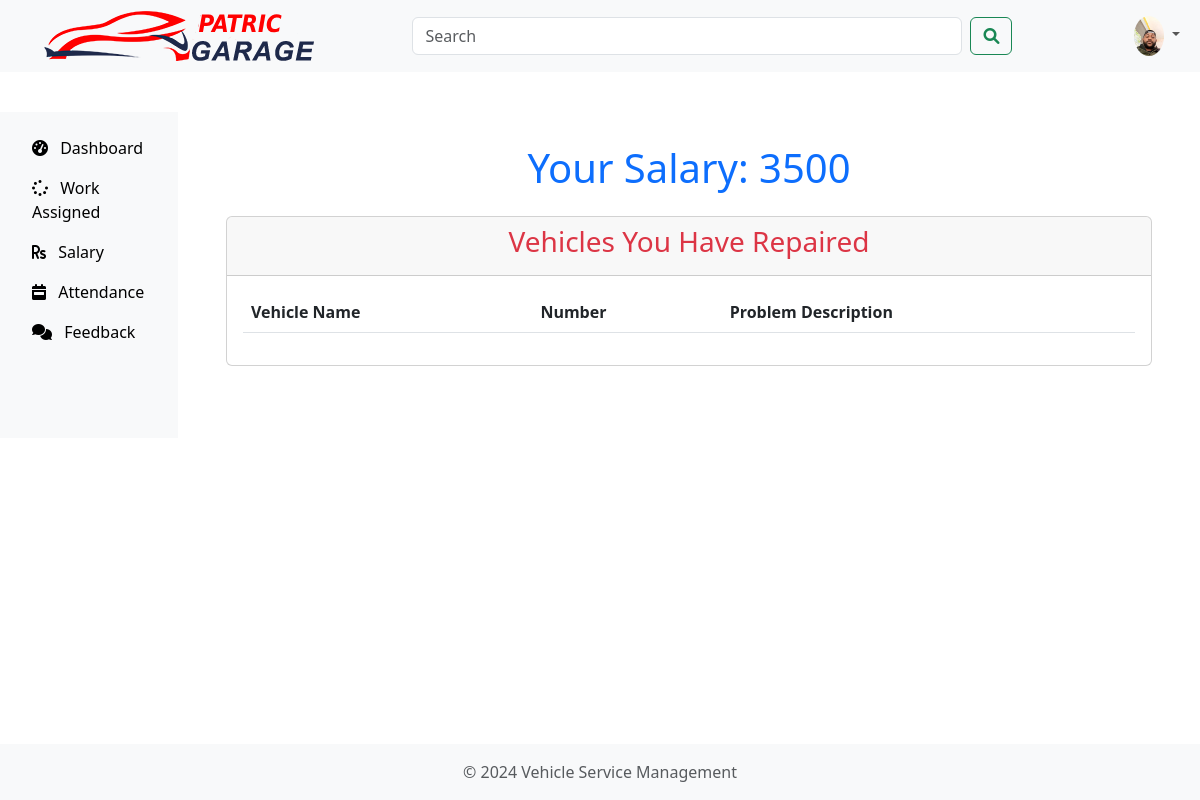
Page /mechanic-salary (signed in) on the committed database.
### vehicle/models.py (models this page shows, shortened)
class Mechanic(models.Model):
    user = models.OneToOneField(User, on_delete=models.CASCADE)
    address = models.CharField(max_length=500)
    mobile = models.CharField(max_length=20)
    skill = models.CharField(max_length=500)
    salary = models.PositiveIntegerField(null=True, blank=True)
    status = models.BooleanField(default=False)
    profile_pic = models.ImageField(upload_to='profile_pic/MechanicProfilePic/', null=True, blank=True)

### vehicle/views.py (the view)
# urls.py: path('mechanic-salary', views.mechanic_salary_view,name='mechanic-salary'),
@login_required(login_url='mechaniclogin')
@user_passes_test(is_mechanic)
def mechanic_salary_view(request):
    mechanic=models.Mechanic.objects.get(user_id=request.user.id)
    workdone=models.Request.objects.all().filter(mechanic_id=mechanic.id).filter(Q(status="Repairing Done") | Q(status="Released"))
    return render(request,'vehicle/mechanic_salary.html',{'workdone':workdone,'mechanic':mechanic})

### vehicle/views.py (called while the page is built)
def is_mechanic(user):
    return user.groups.filter(name='MECHANIC').exists()

### vehicle/templates/vehicle/mechanic_salary.html (shortened to what this page needs)
{% extends 'vehicle/mechanicbase.html' %}
{% block content %}
{% load static %}
<div class="container my-5">
    <h1 class="text-center text-primary mb-4">Your Salary: {{ mechanic.salary }}</h1>
    <div class="card">
        <div class="card-header text-center text-danger">
            <h3>Vehicles You Have Repaired</h3>
        </div>
        <div class="card-body">
            <table class="table table-striped">
                <thead>
                    <tr>
                        <th>Vehicle Name</th>
                        <th>Number</th>
                        <th>Problem Description</th>
                    </tr>
                </thead>
            </table>
        </div>
    </div>
</div>
{% endblock content %}

### vehicle/templates/vehicle/mechanicbase.html (shortened to what this page needs)
<!DOCTYPE html>
{% load static %}
<html lang="en">
<head>
  <link href="https://cdn.jsdelivr.net/npm/bootstrap@5.3.0/dist/css/bootstrap.min.css" rel="stylesheet">
  <link rel="stylesheet" href="https://cdnjs.cloudflare.com/ajax/libs/font-awesome/6.0.0-beta3/css/all.min.css">
</head>
<body class="d-flex flex-column min-vh-100">
  <nav class="navbar navbar-expand-lg navbar-light bg-light">
    <div class="container-fluid">
      <a class="navbar-brand" href="/customer-dashboard">
        <div class="logo"><a href="{% url 'mechanic-dashboard' %}"><img src="{% static 'vehicle/images/logo.png' %}" alt="Logo"></a></div>
      </a>
      <div class="collapse navbar-collapse" id="navbarSupportedContent">
        <form class="d-flex ms-auto" style="flex: 1; max-width: 600px;">
          <input class="form-control me-2" type="search" placeholder="Search" aria-label="Search">
          <button class="btn btn-outline-success" type="submit"><i class="fas fa-search"></i></button>
        </form>
        <ul class="navbar-nav ms-auto mb-2 mb-lg-0">
          <li class="nav-item">
            <a class="nav-link" href="#" onclick="switchTheme()">
            </a>
          </li>
          <li class="nav-item dropdown">
            <a class="nav-link dropdown-toggle" href="#" id="navbarDropdown" role="button" data-bs-toggle="dropdown" aria-expanded="false">
              <img src="{{ mechanic.profile_pic.url }}" alt="User image" class="rounded-circle" width="30">
            </a>
          </li>
        </ul>
      </div>
    </div>
  </nav>
  <div class="d-flex">
    <nav id="sidebar" class="bg-light p-3" style="margin-top: 40px;" >
      <ul class="nav flex-column">
        <li class="nav-item">
          <a class="nav-link" href="/mechanic-dashboard" style="color: black;">
            <i class="fas fa-tachometer-alt me-2"></i> Dashboard
          </a>
        </li>
        <li class="nav-item">
          <a class="nav-link" href="/mechanic-work-assigned" style="color: black;">
            <i class="fas fa-spinner me-2"></i> Work Assigned
          </a>
        </li>
        <li class="nav-item">
          <a class="nav-link" href="/mechanic-salary" style="color: black;">
            <i class="fas fa-rupee-sign me-2"></i> Salary
          </a>
        </li>
        <li class="nav-item">
          <a class="nav-link" href="/mechanic-attendance" style="color: black;">
            <i class="fas fa-calendar-week me-2"></i> Attendance
          </a>
        </li>
        <li class="nav-item">
          <a class="nav-link" href="/mechanic-feedback" style="color: black;">
            <i class="fas fa-comments me-2"></i> Feedback
          </a>
        </li>
      </ul>
    </nav>
    <div class="container-fluid">
      <div class="content p-4">
        {% block content %}{% endblock content %}
      </div>
    </div>
  </div>
  <footer class="mt-auto py-3 bg-light">
    <div class="container text-center">
      <span class="text-muted">&copy; 2024 Vehicle Service Management</span>
    </div>
  </footer>
</body>
</html>

### rows in the picture
Mechanic: profile_pic (picture), salary "3500"
